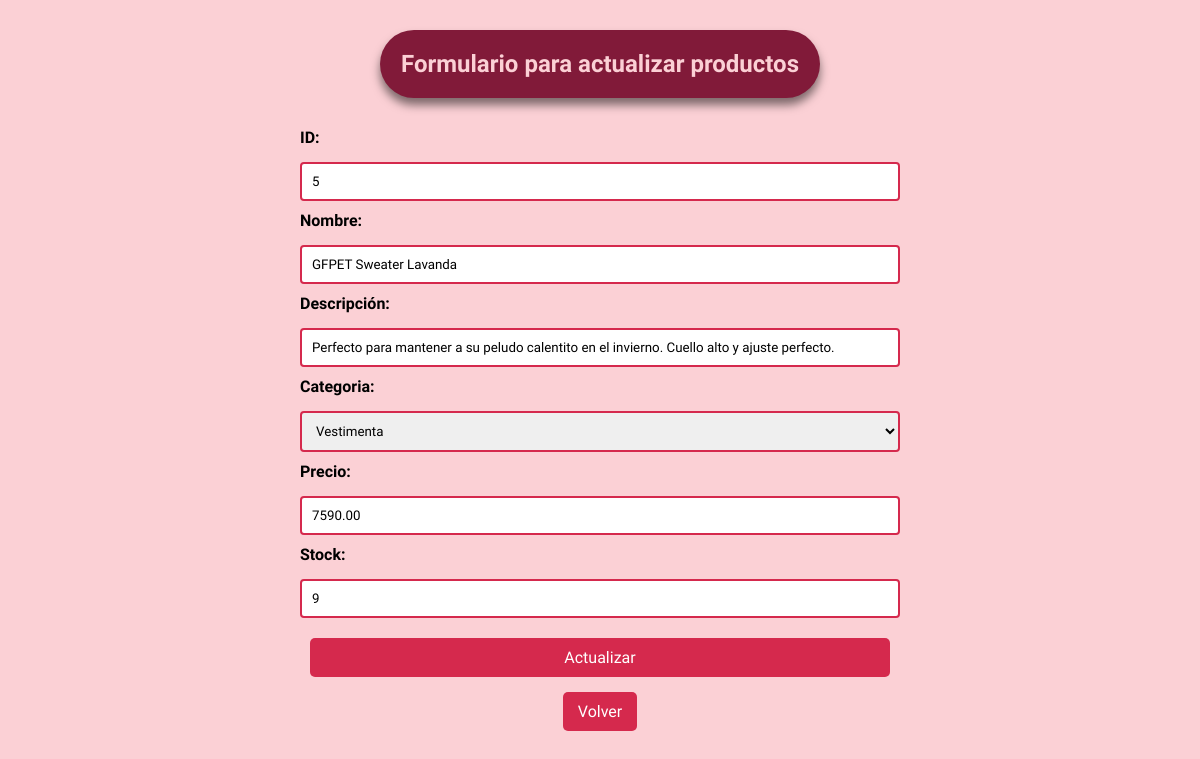
Screenshot of /patitas/productos_findEdit/5 with the database file from the repository.
### patitas/models.py (models this page shows, shortened)
class Producto(models.Model):
    id = models.AutoField(primary_key=True)
    nombre_prod = models.CharField(max_length=50)
    descripcion = models.TextField(max_length=200)
    id_categoria = models.ForeignKey('Categoria',on_delete=models.CASCADE, db_column='idCategoria')
    precio = models.DecimalField(max_digits=10, decimal_places=2)
    stock = models.IntegerField()
    imagen = models.ImageField(upload_to='productos_fotos/', blank=True, null=True)

class Categoria(models.Model):
    id_categoria = models.AutoField(db_column='idCategoria', primary_key=True)
    categoria = models.CharField(max_length=20, blank=False, null=False)

### patitas/views.py (the view)
# urls.py: path('productos_findEdit/<str:pk>', views.productos_findEdit, name='productos_findEdit'),
def productos_findEdit(request, pk):
    if pk != "":
        producto = Producto.objects.get(id=pk)
        categoria = Categoria.objects.all()
        print(type(producto.id_categoria.categoria))
        context = {'producto':producto, 'categoria':categoria}
        if producto:
            return render(request, 'patitas/productos_edit.html',context)
        else:
            context={'mensaje': "Error, ID no existe"}
            return render(request, 'patitas/lista_prod.html', context)

### patitas/templates/patitas/productos_edit.html (shortened to what this page needs)
{% load static %}
<!DOCTYPE html>
<html lang="en">
<head>
    <link type='text/css' href='{% static "css/style.css"%}' rel='stylesheet'/>
</head>
<body>
    <div class="productos-edit">
        {% if producto %}
            <div class="titulos-pag">
                <h2>Formulario para actualizar productos</h2>
            </div>
            <form action="{% url 'productosUpdate' %}" method="POST" class="form-crud">
                <label for="id">ID:</label>
                <input type="text" id="id" name="id" value="{{ producto.id }}" readonly>
                <label for="nombre">Nombre:</label>
                <input type="text" id="nombre" name="nombre" value="{{ producto.nombre_prod }}">
                <label for="descripcion">Descripción:</label>
                <input type="text" id="descripcion" name="descripcion" value="{{ producto.descripcion }}">
                <label for="categoria">Categoria:</label>
                <select id="categoria" name="categoria">
                    {% for categoria in categoria %}
                        <option value="{{ categoria.id_categoria }}" {% if categoria.id_categoria == producto.id_categoria.id_categoria %}selected{% endif %}>
                            {{ categoria.categoria }}
                        </option>
                    {% endfor %}
                </select>
                <label for="precio">Precio:</label>
                <input type="text" id="precio" name="precio" value="{{ producto.precio }}">
                <label for="stock">Stock:</label>
                <input type="text" id="stock" name="stock" value="{{ producto.stock }}">
                <button type="submit" name="opcion" class="btn-agregar">Actualizar</button>
            </form>
        {% endif %}
        <a href="{% url 'crud' %}" class="btn-volver">Volver</a>
    </div>
</body>
</html>

### patitas/static/css/style.css (style rules this page uses)
* { padding: 0; margin: 0; font-family: "Poetsen One", sans-serif; text-decoration: none; }
body { background-color: #fbd0d5; margin: 0; }
.titulos-pag { padding: 20px; width: 40%; border-radius: 50px; background-color: #811a39; color: #fbd0d5; margin: 30px auto; text-align: center; box-shadow: 0px 7px 10px rgba(0,0,0,0.5); }
.btn-agregar { background-color: #d5294d; color: white; padding: 10px 20px; font-size: 16px; border: none; border-radius: 50px; text-align: center; margin: 0 10px 10px; }
.productos-add, .productos-edit { padding: 0 100px; display: flex; flex-direction: column; align-items: center; }
.form-crud { display: flex; flex-direction: column; gap: 10px; width: 100%; max-width: 600px; }
.form-crud label { text-align: left; font-weight: bold; margin-bottom: 5px; }
.form-crud input, .form-crud select { padding: 10px; border: 2px solid #d5294d; border-radius: 4px; width: 100%; box-sizing: border-box; align-items: center; }
.btn-agregar { background-color: #d5294d; color: white; padding: 10px; border: none; border-radius: 5px; cursor: pointer; margin-top: 10px; }
.btn-volver { display: inline-block; margin-top: 5px; margin-bottom: 10px; padding: 10px 15px; background-color: #d5294d; color: white; text-decoration: none; border-radius: 5px; }

### rows the page displays
Producto: id "5", nombre "GFPET Sweater Lavanda", descripcion "Perfecto para mantener a su peludo calentito en el invierno. Cuello alto y ajuste perfecto.", categoria "Vestimenta", precio "7590.00", stock "9"
